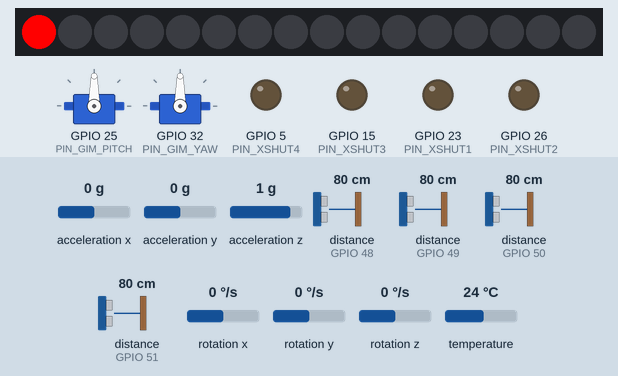
Bench run of a sketch on a simulated ESP32. On the bench: 2 × servo, 16 RGB LEDs in strip order, left to right, output pins drawn as LEDs (lit = HIGH). The test bench sets the inputs (shaded band); at power-on: acceleration x 0 g, acceleration y 0 g, acceleration z 1 g, distance to the obstacle (sensors on GPIO 48, GPIO 49, GPIO 50, GPIO 51) 80 cm, rotation x 0 °/s, rotation y 0 °/s, rotation z 0 °/s, temperature 24 °C. WiFi joins after 1.5 s; servers stay silent unless stated; what the sketch prints to the serial monitor is not drawn.

Above: at 0.01 s.
At 1.6 s:
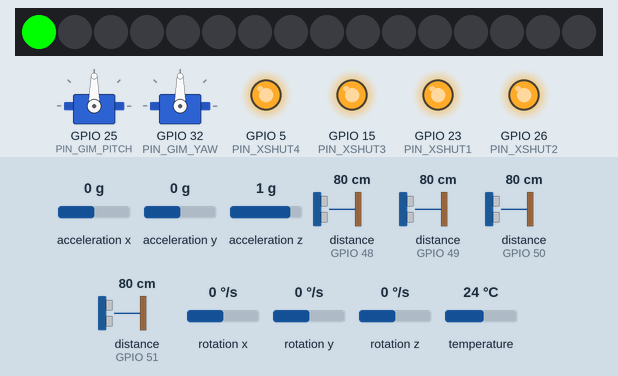

The sketch:

esp32_firmware.ino
```cpp
/**
 * ULTRA DRONE - ESP32 SENSOR HUB
 * ------------------------------
 * Role:
 *  1. Read 4x VL53L0X ToF Sensors (I2C Multiplexed via XSHUT)
 *  2. Read MPU6050 Gyro
 *  3. Control Gimbal Servos & LEDs
 *  4. Send Data to Radxa via WiFi UDP
 *
 * Pins:
 *  - SDA: 21, SCL: 22
 *  - XSHUT1(FL):23, XSHUT2(RL):26, XSHUT3(FR):15, XSHUT4(RR):5
 *  - LED: 33
 *  - Gimbal: 25, 32
 */

#include <Arduino.h>
#include <WiFi.h>
#include <WiFiUdp.h>
#include <Wire.h>
#include <Adafruit_VL53L0X.h>
#include <Adafruit_MPU6050.h>
#include <Adafruit_Sensor.h>
#include <Adafruit_NeoPixel.h>
#include <ESP32Servo.h>
#include <ArduinoJson.h>

// --- WIFI CONFIG ---
const char* ssid = "UltraDrone_Brain"; // Radxa Hotspot
const char* password = "password123";
const char* radxa_ip = "192.168.4.1"; // Default gateway usually
unsigned int localPort = 8888;
WiFiUDP udp;

// --- PIN DEFS ---
#define PIN_XSHUT1 23
#define PIN_XSHUT2 26
#define PIN_XSHUT3 15
#define PIN_XSHUT4 5

#define PIN_LED 33
#define PIN_GIM_PITCH 25
#define PIN_GIM_YAW 32
#define PIN_CAM_TRIG 4

// --- OBJECTS ---
Adafruit_VL53L0X tof1 = Adafruit_VL53L0X();
Adafruit_VL53L0X tof2 = Adafruit_VL53L0X();
Adafruit_VL53L0X tof3 = Adafruit_VL53L0X();
Adafruit_VL53L0X tof4 = Adafruit_VL53L0X();
Adafruit_MPU6050 mpu;
Adafruit_NeoPixel strip(16, PIN_LED, NEO_GRB + NEO_KHZ800);
Servo gimPitch;
Servo gimYaw;

// --- STATE ---
unsigned long last_send = 0;

void setID() {
    // Graceful reset of all ToF sensors
    digitalWrite(PIN_XSHUT1, LOW);
    digitalWrite(PIN_XSHUT2, LOW);
    digitalWrite(PIN_XSHUT3, LOW);
    digitalWrite(PIN_XSHUT4, LOW);
    delay(10);

    // All high (enabled)
    digitalWrite(PIN_XSHUT1, HIGH);
    digitalWrite(PIN_XSHUT2, HIGH);
    digitalWrite(PIN_XSHUT3, HIGH);
    digitalWrite(PIN_XSHUT4, HIGH);
    delay(10);

    // Init 1
    digitalWrite(PIN_XSHUT1, HIGH);
    digitalWrite(PIN_XSHUT2, LOW);
    digitalWrite(PIN_XSHUT3, LOW);
    digitalWrite(PIN_XSHUT4, LOW);
    if(tof1.begin(0x30)) { Serial.println("ToF1 OK"); }

    // Init 2
    digitalWrite(PIN_XSHUT2, HIGH);
    if(tof2.begin(0x31)) { Serial.println("ToF2 OK"); }

    // Init 3
    digitalWrite(PIN_XSHUT3, HIGH);
    if(tof3.begin(0x32)) { Serial.println("ToF3 OK"); }

    // Init 4
    digitalWrite(PIN_XSHUT4, HIGH);
    if(tof4.begin(0x33)) { Serial.println("ToF4 OK"); }
}

void setup() {
    Serial.begin(115200);

    // Pins
    pinMode(PIN_XSHUT1, OUTPUT);
    pinMode(PIN_XSHUT2, OUTPUT);
    pinMode(PIN_XSHUT3, OUTPUT);
    pinMode(PIN_XSHUT4, OUTPUT);
    pinMode(PIN_CAM_TRIG, OUTPUT);

    // Servos
    gimPitch.attach(PIN_GIM_PITCH);
    gimYaw.attach(PIN_GIM_YAW);

    // LED
    strip.begin();
    strip.setPixelColor(0, strip.Color(255, 0, 0)); // Red init
    strip.show();

    // Sensors
    Wire.begin(21, 22);
    setID();
    if (mpu.begin()) {
        mpu.setAccelerometerRange(MPU6050_RANGE_8_G);
        mpu.setGyroRange(MPU6050_RANGE_500_DEG);
        mpu.setFilterBandwidth(MPU6050_BAND_21_HZ);
    }

    // WiFi
    Serial.print("Connecting to WiFi");
    WiFi.begin(ssid, password);
    while (WiFi.status() != WL_CONNECTED) {
        delay(500);
        Serial.print(".");
    }
    Serial.println(" Connected!");
    udp.begin(localPort);

    strip.setPixelColor(0, strip.Color(0, 255, 0)); // Green ready
    strip.show();
}

void loop() {
    sensors_event_t a, g, temp;
    mpu.getEvent(&a, &g, &temp);

    // Read Distances
    uint16_t d1 = tof1.readRange();
    uint16_t d2 = tof2.readRange();
    uint16_t d3 = tof3.readRange();
    uint16_t d4 = tof4.readRange();

    // Recv UDP Commands
    int packetSize = udp.parsePacket();
    if (packetSize) {
        char packetBuffer[255];
        int len = udp.read(packetBuffer, 255);
        if (len > 0) packetBuffer[len] = 0;

        // Parse JSON
        StaticJsonDocument<200> doc;
        DeserializationError error = deserializeJson(doc, packetBuffer);
        if (!error) {
            if (doc.containsKey("led")) {
                const char* c = doc["led"];
                if(strcmp(c, "RED")==0) strip.fill(strip.Color(255,0,0));
                if(strcmp(c, "BLUE")==0) strip.fill(strip.Color(0,0,255));
                strip.show();
            }
            if (doc.containsKey("gim")) {
                int p = doc["gim"][0];
                int y = doc["gim"][1];
                gimPitch.write(map(p, -90, 90, 0, 180));
                gimYaw.write(map(y, -90, 90, 0, 180));
            }
        }
    }

    // Send Telemetry (20Hz)
    if (millis() - last_send > 50) {
        StaticJsonDocument<200> telem;
        JsonArray t = telem.createNestedArray("tof");
        t.add(d1); t.add(d2); t.add(d3); t.add(d4);

        JsonArray gyr = telem.createNestedArray("gyro");
        gyr.add(g.gyro.x); gyr.add(g.gyro.y); gyr.add(g.gyro.z);

        char buffer[200];
        serializeJson(telem, buffer);

        udp.beginPacket(radxa_ip, localPort);
        udp.write((const uint8_t*)buffer, strlen(buffer));
        udp.endPacket();

        last_send = millis();
    }
}
```
